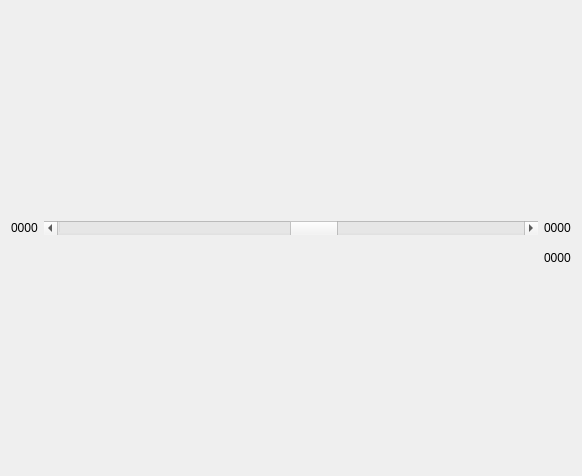
<?xml version="1.0" encoding="UTF-8"?>
<ui version="4.0">
 <class>Backlight</class>
 <widget class="QWidget" name="Backlight">
  <property name="geometry">
   <rect>
    <x>0</x>
    <y>0</y>
    <width>582</width>
    <height>476</height>
   </rect>
  </property>
  <property name="windowTitle">
   <string>MainWindow</string>
  </property>
  <layout class="QGridLayout" name="gridLayout_2">
   <item row="0" column="0">
    <layout class="QGridLayout" name="gridLayout">
     <item row="1" column="0">
      <widget class="QLabel" name="label">
       <property name="sizePolicy">
        <sizepolicy hsizetype="Preferred" vsizetype="Expanding">
         <horstretch>0</horstretch>
         <verstretch>0</verstretch>
        </sizepolicy>
       </property>
       <property name="maximumSize">
        <size>
         <width>16777215</width>
         <height>16777215</height>
        </size>
       </property>
       <property name="text">
        <string>0000</string>
       </property>
      </widget>
     </item>
     <item row="0" column="1">
      <spacer name="verticalSpacer_2">
       <property name="orientation">
        <enum>Qt::Vertical</enum>
       </property>
       <property name="sizeHint" stdset="0">
        <size>
         <width>20</width>
         <height>200</height>
        </size>
       </property>
      </spacer>
     </item>
     <item row="3" column="1">
      <spacer name="verticalSpacer">
       <property name="orientation">
        <enum>Qt::Vertical</enum>
       </property>
       <property name="sizeHint" stdset="0">
        <size>
         <width>20</width>
         <height>200</height>
        </size>
       </property>
      </spacer>
     </item>
     <item row="1" column="2">
      <widget class="QLabel" name="label_2">
       <property name="sizePolicy">
        <sizepolicy hsizetype="Preferred" vsizetype="Expanding">
         <horstretch>0</horstretch>
         <verstretch>0</verstretch>
        </sizepolicy>
       </property>
       <property name="text">
        <string>0000</string>
       </property>
      </widget>
     </item>
     <item row="1" column="1">
      <widget class="QScrollBar" name="slider">
       <property name="sizePolicy">
        <sizepolicy hsizetype="Expanding" vsizetype="Fixed">
         <horstretch>0</horstretch>
         <verstretch>50</verstretch>
        </sizepolicy>
       </property>
       <property name="maximumSize">
        <size>
         <width>16777215</width>
         <height>16777215</height>
        </size>
       </property>
       <property name="minimum">
        <number>10</number>
       </property>
       <property name="maximum">
        <number>100</number>
       </property>
       <property name="value">
        <number>60</number>
       </property>
       <property name="orientation">
        <enum>Qt::Horizontal</enum>
       </property>
      </widget>
     </item>
     <item row="2" column="2">
      <widget class="QLabel" name="label_3">
       <property name="text">
        <string>0000</string>
       </property>
      </widget>
     </item>
    </layout>
   </item>
  </layout>
 </widget>
 <layoutdefault spacing="6" margin="11"/>
 <resources/>
 <connections/>
</ui>
